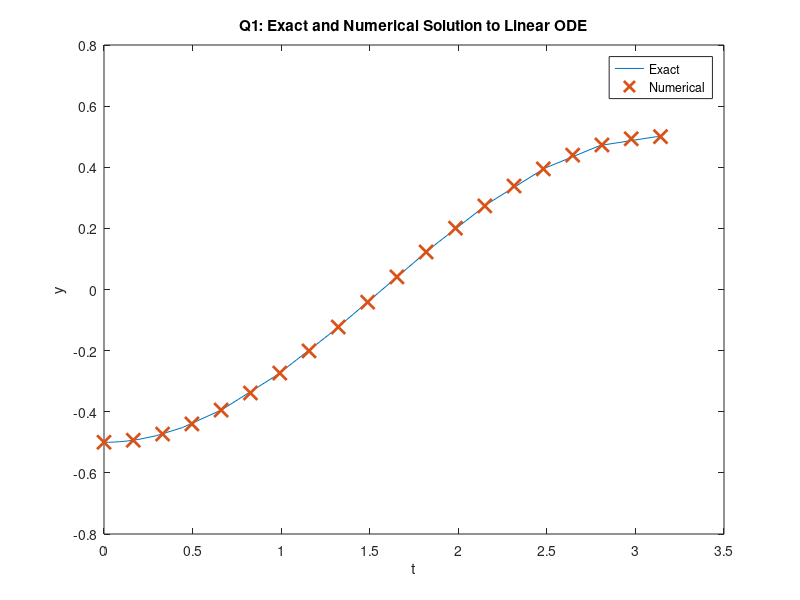

This chart was generated by the following MATLAB code: (Note: this script raises an error after producing the figure.)
%% Integrator Lab: Solving First Order ODEs in MATLAB and Picard Approximation
% This lab will teach you to numerically solve first order ODEs using a built 
% in MATLAB integrator, |ode45|.  |ode45| is a good, general purpose tool for 
% integrating first order equations (and first order systems). It is not always 
% the right algorithm, but it is usually the right algorithm to try first. This 
% lab will also teach you how to manipulate symbolic functions in MATLAB.
% 
% You will learn how to use the |ode45| routine, how to interpolate between 
% points, and how MATLAB handles data structures. You will also learn how to use 
% MATLAB for exact symbolic calculations and write your own Picard approximation 
% code.
% 
% Opening the m-file lab2.m in the MATLAB editor, step through each part using 
% cell mode to see the results. Compare the output with the PDF, which was generated 
% from this m-file.
% 
% There are eight exercises in this lab that are to be handed in at the end 
% of the lab. Write your solutions in the template, including appropriate descriptions 
% in each step. Save the .m file and submit it online using Quercus.
%% Student Information
% Student Name: Adam Omarali
% 
% Student Number: 1010132866
%% Set up an inline function representation of an ODE and solve it
% MATLAB has many built in routines for solving differential equations of the 
% form
% 
% |y' = f(t,y)|
% 
% We will solve them using |ode45|, a high precision integrator. To do this, 
% we will need to construct an inline function representation of |f|, an initial 
% condition, and specify how far we want MATLAB to integrate the problem. Once 
% we have set these, we pass the information to |ode45| to get the solution.
% 
% For a first example, we will solve the initial value problem
% 
% |y' = y, y(0) = 1|
% 
% which has as its answer |y = e^t|. 

% Set up the right hand side of the ODE as an inline function
f = @(t,y) y; 

% The initial conditions
t0 = 0;
y0 = 1;

% The time we will integrate until
t1 = 2;

soln = ode45(f, [t0, t1], y0);
%% Examining the output
% When we execute the |ode45|, it returns a data structure, stored in soln. 
% We can see the pieces of the data structure with a display command:

disp(soln);
%% Understanding the components of the solution data structure
% The most important elements of the data structure are stored in the |x| and 
% |y| components of the structure; these are vectors. Vectors |x| and |y| contain 
% the points at which the numerical approximation to the initial vlaue problem 
% has been computed. In other words, |y(j)| is the approximate value of the solution 
% at |x(j)|.
% 
% *NOTE:* Even though we may be studying a problem like |u(t)| or |y(t)|, MATLAB 
% will always use |x| for the independent variable and |y| for the dependent variable 
% in the data structure.
% 
% Pieces of the data structure can be accessed using a period, as in C/C++ or 
% Java. See the examples below:

% Display the values of |t| at which |y(t)| is approximated
fprintf(' Vector of t values: ');
disp(soln.x);
% Display the the corresponding approximatations of |y(t)|
fprintf(' Vector of y values: ');
disp(soln.y);

% Display the approximation of the solution at the 3rd point:
fprintf(' Third element of the vector of t values: %g\n',soln.x(3));
fprintf(' Third element of the vector of y values: %g\n',soln.y(3));
%% Visualizing and comparing the solution
% We can now visualize the solution at the computed data points and compare 
% with the exact solution.

% Construct the exact solution
tt = linspace(0,2,50);
yy = exp(tt);

% Plot both on the same figure, plotting the approximation with x's
plot(tt, yy, soln.x, soln.y, 'x', 'MarkerSize',10, 'LineWidth', 2);
% NOTE: the MarkerSize and LineWidth are larger than their defaults of 6
% and 1, respectively.  This makes the print out more readable.

% Add a label to the axis and a legend
xlabel('t');
legend('Exact', 'Numerical','Location','Best');
%% Exercise 1
% Objective: Solve an initial value problem and plot both the numerical approximation 
% and the corresponding exact solution.
% 
% Details: Solve the IVP
% 
% |y' = y tan t + sin t, y(0) = -1/2|
% 
% from |t = 0| to |t = pi|.
% 
% Compute the exact solution (by hand), and plot both on the same figure for 
% comparison, as above.
% 
% Your submission should show the construction of the inline function, the use 
% of ode45 to obtain the solution, a construction of the exact solution, and a 
% plot showing both. In the comments, include the exact solution.
% 
% Label your axes and include a legend.

f = @(t, y) y .* tan (t) + sin (t);
y0 = -0.5;
t0 = 0;
t1 = pi;
my_soln = ode45(f, [t0, t1], y0);

tvals = linspace(t0, t1, 20);
manual = -0.5 .* cos(tvals);
plot(my_soln.x, my_soln.y, tvals, manual, 'x', 'MarkerSize',10, 'LineWidth', 2)
legend('Exact', 'Numerical','Location','Best');
xlabel('t');
ylabel('y');
title('Q1: Exact and Numerical Solution to Linear ODE')
%% Computing an approximation at a specific point
% As you should be able to see by examining |soln.x|, ode45 returns the solution 
% at a number of points between |t0| and |t1|. But sometimes we want to know the 
% solution at some intermediate point.
% 
% To obtain this value, we need to interpolate it in a consistent way. Fortunately, 
% MATLAB provides a convenient function, |deval|, specifically for this.

% Compute the solution at t = .25:
deval(soln, .25)

% Compute the solution at t = 1.6753:
fprintf(' Solution at 1.6753: %g\n', deval(soln, 1.6753));

% Compute the solution at 10 grid points between .45 and 1.65:
tinterp = linspace(.45, 1.65, 10);
deval(soln, tinterp)

% Alternatively:
deval(soln, linspace(.45, 1.65, 10))
%% Exercise 2
% Objective: Interpolate a solution at a number of grid points
% 
% Details: For the solution you computed in exercise 1, use deval to compute 
% the interpolated values at 10 grid points between 2 and 3.

tvals = linspace(2, 3, 10);
deval(my_soln, tvals)
%% Errors, Step Sizes, and Tolerances
% As you may have noticed, in contrast to the IODE software, at no point do 
% we set a step size for our solution. Indeed, the step size is set adaptively 
% to conform to a specified error tolerance. 
% 
% Roughly speaking, given the solution at |(t_j, y_j)|, |ode45| computes two 
% approximations of the solution at |t_{j+1} = t_j + h|; one is of greater accuracy 
% than the other. If the difference is below a specified tolerance, the step is 
% accepted and we continue. Otherwise the step is rejected and the smaller step 
% size, |h|, is used; it is often halved.
% 
% We can compute the global truncation error at each solution point, figure 
% out the maximum error, and visualize this error (on a linear-log scale):

% Compute the exact solution
yexact = exp(soln.x);

% Compute the pointwise error; note the use of MATLAB's vectorization
err = abs(yexact - soln.y);

disp(err);

fprintf('maximum error: %g \n', max(err));

semilogy(soln.x, err, 'LineWidth', 2);
xlabel('t');
ylabel('error');
%% Exercise 3
% Objective: Examine the error of a solution generated by |ode45|
% 
% Details: For your solution to exercise 1, compute the pointwise error, identify 
% the maximum value of the error, and visualize the error on a linear-log plot 
% (use semilogy to plot the log of the error vs. t). Write in the comments where 
% the error is largest, and give a brief (1-2 sentences) explanation of why it 
% is largest there. Make sure to label your axes.

yexact = -0.5 .* cos(my_soln.x);
err = abs(yexact - my_soln.y);

fprintf('maximum error: %g \n', max(err));
semilogy(my_soln.x, err, 'LineWidth', 2)
xlabel("t");
ylabel("log of error");
title("Q3: Numerical and Exact Error");

%The error is largest around t = 1.5 because the derivative
%of y is largest (inflection point), meaning the curve is changing at its greatest rate.
%% Exercise 4
% Objective: Solve and visualize a nonlinear ode using ode45
% 
% Details: Solve the IVP
% 
% |y' = 1 / y^2 , y(1) = 1|
% 
% from |t=1| to |t=10| using |ode45|. Find the exact solution and compute the 
% maximum pointwise error. Then plot the approximate solution and the exact solution 
% on the same axes.
% 
% Your solution should show the definition of the inline function, the computation 
% of its solution in this interval, the computation of the exact solution at the 
% computed grid points, the computation of the maximum error, and a plot of the 
% exact and approximate solutions.

%Your axes should be appropriately labeled and include a legend.

f2 = @(t, y) 1 / y^2;

y0 = 1;
t0 = 1;
t1 = 10;
my_soln2 = ode45(f2, [t0, t1], y0);

exact = (3.*my_soln2.x -2).^(1./3);


err = abs(exact - my_soln2.y);
fprintf('maximum error: %g \n', max(err));

plot(my_soln2.x, my_soln2.y, my_soln2.x, exact, 'x', 'MarkerSize',10, 'LineWidth', 2)
xlabel('t');
ylabel('y');
legend('Exact', 'Numerical','Location','Best');
title("Q4: Exact and Numerical Solutions to Non-Linear ODE")
%% Exercise 5
% Objective: Solve and visualize an ODE that cannot be solved by hand with |ode45|.
% 
% Details: Solve the IVP
% 
% |y' = 1 - t y / 2, y(0) = -1|
% 
% from |t=0| to |t=10|. 
% 
% Your solution should show you defining the inline function, computing the 
% solution in this interval, and plotting it.
% 
% Your axes should be appropriately labeled

f3 = @(t, y) 1 - t.*y./2;
y0 = -1;
t0 = 0;
t1 = 10;
my_soln3 = ode45(f3, [t0, t1], y0);
plot(my_soln3.x, my_soln3.y)
xlabel("t");
ylabel("y");
title("Q5: Solution to Non-Solvable ODE")
%% Exercise 6 - When things go wrong
% Objective: Solve an ode and explain the warning message
% 
% Details: Solve the IVP:
% 
% |y' = y^3 - t^2, y(0) = 1|
% 
% from |t=0| to |t=1|. 
% 
% Your solution should show you defining the inline function, and computing 
% the solution in this interval.
% 
% If you try to plot the solution, you should find that the solution does not 
% make it all the way to t = 1.
% 
% In the comments explain why MATLAB generates the warning message that you 
% may see, or fails to integrate all the way to t=1. HINT: Try plotting the direction 
% field for this with IODE.

f4 = @(t, y) (y.^3 - t.^2);
y0 = 1;
t0 = 0;
t1 = 1;
my_soln4 = ode45(f4, [t0, t1], y0);
plot(my_soln4.x, my_soln4.y)
xlabel("t");
ylabel("y");
title("Q6: ODE That Blows Up to Infinity");

%When plotting the direction field in iode,
%given the initial condition t_0 = 0, y(t_0) = 1, 
%the derivative diverges to infinity before reaching t=1.
%Analysing the form of the ODE, since y_0 > 1, the differential equation
%is dominated by y (since it's cubed) and will increase to inifinity.
%% Using symbolic variables to define functions
% We can define symbolic variables to let MATLAB know that these variables will 
% be used for exact computations

% Start by defining the variables as symbolic
syms t s x y

% Define a function by simply writing its expression

f = cos(t)
g = sin(t)
h = exp(2*x)

% We can manipulate these functions

simplify(f^2+g^2)
diff(h)

% We can plot a function defined symbolically using the command |ezplot|.
% Learn about the command |ezplot|:

help ezplot

% Plot the function |f(t)| and |h(x)|

ezplot(f)
ezplot(h)
%% 
% If we try to evaluate the function |f(0)|, we get an error message. 
% 
% The symbolic variables are not meant to be used to evaluate functions, but 
% to manipulate functions, compute derivatives, etc. To evaluate a function using 
% symbolic variables is a little cumbersome:

% We need to substitute the variable by a value:

subs(f,t,pi)
%% 
% This expression means: In the expression |f|, substitute the variable |t| 
% by the number |pi|.

% If we use a value where the cosine does not have a "nice" expression, we
% need to approximate the result:

subs(f,t,2)

% We need to use the command |eval|

eval(subs(f,t,2))
%% Exercise 7
% Objective: Define a function using symbolic variables and manipulate it.
% 
% Details: Define the function |f(x) = sin(x)cos(x)|
% 
% Use MATLAB commands to obtain a simpler form of this function, compute value 
% of this function for |x=pi/4| and |x=1|, and plot its graph.

syms x

f = sin(x)*cos(x)
simplify(f)
eval(subs(f,x,pi/4))
eval(subs(f,x,1))
ezplot(f)
%% Obtaining Picard approximations
% Consider an initial value problem
% 
% |y' = 1 + y| |y(0) = 0|
% 
% First we need to define the variables we will be using

syms t s y;

% We then need to define the function f

f = 1+y; % we define it without the @(t,y) because it is a symbolic function

% We set up our initial approximation phi_0 = 0:

phi=[sym(0)];   % we will keep a list with all the approximations

% Set up a loop to get successive approximations using Picard iterations

N=5;

for i = 1:N
    func=subs(f,y,phi(i));    % prepare function to integrate: y -> previous phi
    func=subs(func,t,s);      % variable of integration is s, so we need to change
                              % t -> s
    
    newphi = int(func, s, 0 ,t);   % integrate to find next approximation
    
    phi=cat(2,phi,[newphi]);       % update the list of approximations by adding new phi
end

% Show the last approximation

phi(N+1)

% Plot the approximation just found

picard=ezplot(phi(N+1),[0,5]);
set(picard,'Color','green');         % set the color of the graph to green

% In this case, the exact solution is
%
% |y=e^t-1|
%
% Compare the approximation and the exact solutions

hold on;
exact=ezplot(exp(t)-1,[0,5]);

xlabel('t');
ylabel('y');
title('Picard Approximations');
legend('Picard Approximation', 'Exact Solution','Location','NorthWest');
%% Exercise 8
%%
% 
%  Objective: Solve your own Picard Approximation and compare it to the
%  exact solution.
%
%%
% 
%  Details: Consider the IVP
%     | y' = 1+y^2|
%     | y(0) = 1 |
%
%% 
% Find the Picard approximation phi_5. For better efficiency, do not keep all 
% the previous approximations.
% 
% Compute the exact solution (by hand), and plot both on the same figure for 
% comparison, as above.
% 
% Label your axes and include a legend.
% 
% HINT. The initial condition has 1 instead of 0, so the Picard method needs 
% to be adapted.

syms t s y;


f = 1+y.^2; 
% We set up our initial approximation phi_0 = 0:
phi = 1;
y0 = 1;

% Set up a loop to get successive approximations using Picard iterations

N=5;

for i = 1:N
    func=subs(f,y,phi);    % prepare function to integrate: y -> previous phi
    func=subs(func,t,s);      % variable of integration is s, so we need to change
                              % t -> s
    
    newphi = y0 + int(func, s, 0 ,t);   % integrate to find next approximation
    
    phi=newphi;       
end

hold off;

% Plot the approximation just found
picard=ezplot(phi,[-pi/4,pi/4]);
set(picard,'Color','green');        

hold on;
exact=ezplot(tan(t + pi/4),[-pi/4,pi/4]);

xlabel('t');
ylabel('y');
title('Q8: Picard Approximations');
legend('Picard Approximation', 'Exact Solution','Location','NorthWest');